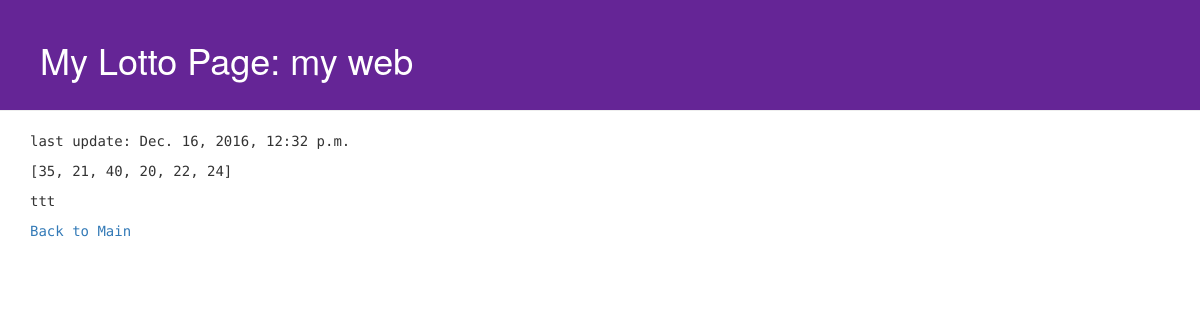
Page /lotto/3/ on the earlier database version.
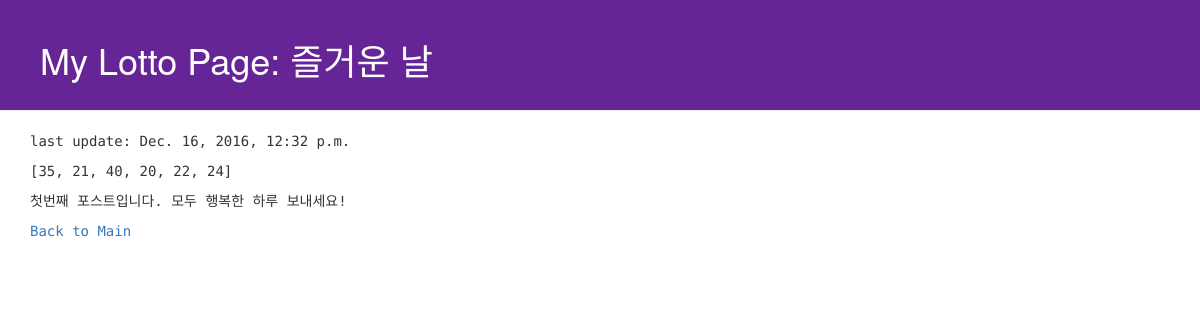
Same page on the later database version.
### lotto/models.py (models this page shows, shortened)
class Post(models.Model):
    author = models.ForeignKey('auth.User')
    title = models.CharField(max_length=256)
    text = models.TextField()
    bonus = models.CharField(max_length=24)
    update_date = models.DateTimeField(default = timezone.now)

### lotto/views.py (the view)
# urls.py: url(r'^lotto/(?P<pk>[0-9]+)/$', views.detail, name='lotto_detail'),
def detail(request, pk):
    post = get_object_or_404(Post, pk=pk)
    return render(request, 'lotto/detail.html', {'post': post})

### lotto/templates/lotto/detail.html (shortened to what this page needs)
<!DOCTYPE html>
{% load staticfiles %}
<html lang="ko">
<head>
  <link rel="stylesheet" href="//maxcdn.bootstrapcdn.com/bootstrap/3.2.0/css/bootstrap.min.css">
  <link rel="stylesheet" href="//maxcdn.bootstrapcdn.com/bootstrap/3.2.0/css/bootstrap-theme.min.css">
  <link rel="stylesheet" href="{% static 'css/blog.css' %}">
</head>
<body>
  <div class="page-header">
  <h1>My Lotto Page: {{post.title}}</h1>
  </div>
  <div class="container">
    <p> last update: {{post.update_date}} </p>
    <p> {{post.bonus}} </p>
    <p> {{post.text}} </p>
    <p><a href="{% url 'lotto_index' %}">Back to Main</p>
  </div>
</body>
</html>

### lotto/static/css/blog.css (style rules this page uses)
.page-header { background-color: #652596; margin-top: 0; padding: 20px 20px 20px 40px; }
.page-header h1 { color: #FFFFFF; }
.container { padding-left: 15px; font-family: 'Space Mono', monospace; }

Differences in the rows shown:
changed Post: title "my web" → "즐거운 날"; text "ttt" → "첫번째 포스트입니다. 모두 행복한 하루 보내세요!"
